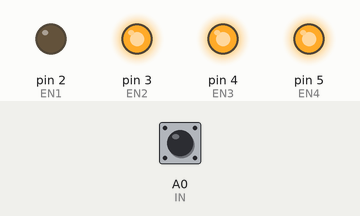
This sketch was run on a simulated Arduino Uno, built with avr-gcc and run on an emulated ATmega328P. Parts: output pins drawn as LEDs (lit = HIGH). The test bench sets the inputs (shaded band); at power-on: A0 (IN) HIGH. Pins used as bus, display or sensor lines are not drawn; what the sketch prints to the serial monitor is not drawn.

Above: at 0.4 s.
At 2.0 s:
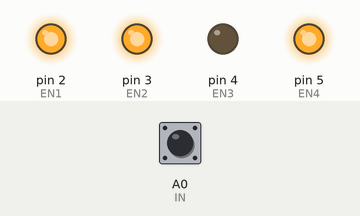
At 4.4 s:
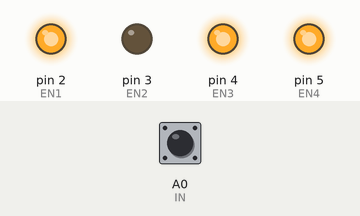
At 6.0 s:
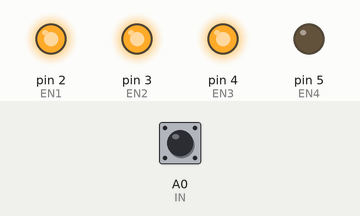
Timing chart, 0 to 7.4 s (numbered marks = the images above):
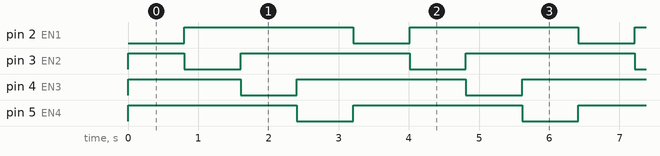

Measured:
- by itself, pin 2 (EN1), pin 3 (EN2), pin 4 (EN3), pin 5 (EN4): alternates HIGH for 2.4 s and LOW for 0.80 s
- by itself, everything shown: repeats every 3.2 s, in 4 steps

The sketch:

reed_switch.ino
```cpp
/*
 * Version: 2.0
 *
 * Code for Arduino
 *
 * Reed switch code that goes through all 64 sensors placed in a 8x8 matrix
 * Using 4 x 74HC4067 multiplexers TODO: Change the name
 * one for two rows since they have 16 input pins
 * one end of the sensor is connected to GND and the other end gives signal
 * the SIG (signal) pin of multiplexers are shorted and connected to A0
 * the enable pins of multiplexers are connected to digital pins 2, 3, 4, 5
 *
 * Made by: NIHAL T P
 * GitHub: https://github.com/nihaltp
 * LinkedIn: https://www.linkedin.com/in/nihal-tp
 *
 * Circuit:
 *
 *  GND
 *   |
 * Sensor
 *   |
 *  -----> Out (to Arduino)
 *   |
 *  1kΩ (internal pull-up)
 *   |
 *   5V
 *
*/

#include <Arduino.h>

// TODO: Adjust Pins
//MUX control pins
#define ROW1 8   // S0
#define ROW2 9   // S1
#define ROW3 10  // S2
#define ROW4 11  // S3

// MUX enable pins
#define EN1 2    // MUX1
#define EN2 3    // MUX2
#define EN3 4    // MUX3
#define EN4 5    // MUX4

#define IN A0    // Signal

// Array to store values from each sensor
bool sensorValues[64];

void readMux(int num);

// MARK: setup
void setup() {
  Serial.begin(115200);

  pinMode(ROW1, OUTPUT);
  pinMode(ROW2, OUTPUT);
  pinMode(ROW3, OUTPUT);
  pinMode(ROW4, OUTPUT);

  pinMode(IN, INPUT_PULLUP);

  pinMode(EN1, OUTPUT);
  pinMode(EN2, OUTPUT);
  pinMode(EN3, OUTPUT);
  pinMode(EN4, OUTPUT);

  // Enable of multiplexer is active low
  digitalWrite(EN1, HIGH);
  digitalWrite(EN2, HIGH);
  digitalWrite(EN3, HIGH);
  digitalWrite(EN4, HIGH);
}

// MARK: loop
void loop() {
  //Loop through and read all 64 values
  Serial.print("<");
  for (int i = 0; i < 64; i++) {
    readMux(i);
    Serial.print(sensorValues[i]);
    if (i < 63) {
      Serial.print(",");
    }
  }
  Serial.println(">");
}

// MARK: readMux
void readMux(int num) {
  // Set MUX to set the 4 pins to read the sensor value
  digitalWrite(ROW1, bitRead(num, 0));
  digitalWrite(ROW2, bitRead(num, 1));
  digitalWrite(ROW3, bitRead(num, 2));
  digitalWrite(ROW4, bitRead(num, 3));

  // Enable the corresponding multiplexer based on the sensor number
  digitalWrite(EN1, (num < 16)              ? LOW : HIGH);
  digitalWrite(EN2, (num >= 16 && num < 32) ? LOW : HIGH);
  digitalWrite(EN3, (num >= 32 && num < 48) ? LOW : HIGH);
  digitalWrite(EN4, (num >= 48)             ? LOW : HIGH);

  delay(50);

  sensorValues[num] = digitalRead(IN);
}
```
